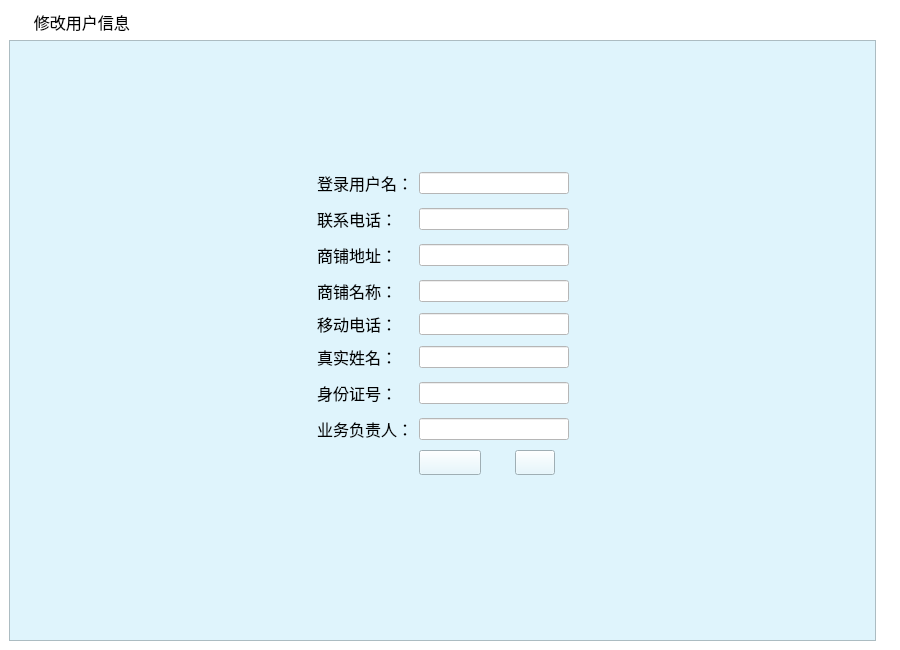
<?xml version="1.0" encoding="UTF-8"?>
<ui version="4.0">
 <class>yhxxxg_ScrollArea</class>
 <widget class="QScrollArea" name="yhxxxg_ScrollArea">
  <property name="geometry">
   <rect>
    <x>0</x>
    <y>0</y>
    <width>900</width>
    <height>650</height>
   </rect>
  </property>
  <property name="windowTitle">
   <string>ScrollArea</string>
  </property>
  <property name="styleSheet">
   <string notr="true">background-color: rgb(255, 255, 255);</string>
  </property>
  <property name="frameShape">
   <enum>QFrame::NoFrame</enum>
  </property>
  <property name="lineWidth">
   <number>0</number>
  </property>
  <property name="widgetResizable">
   <bool>true</bool>
  </property>
  <widget class="QWidget" name="scrollAreaWidgetContents">
   <property name="geometry">
    <rect>
     <x>0</x>
     <y>0</y>
     <width>900</width>
     <height>650</height>
    </rect>
   </property>
   <layout class="QGridLayout" name="gridLayout">
    <item row="0" column="0">
     <widget class="QLabel" name="label">
      <property name="font">
       <font>
        <family>微软雅黑</family>
        <pointsize>12</pointsize>
       </font>
      </property>
      <property name="styleSheet">
       <string notr="true">background-image: url(:/bg/images/mainframe/navigator.png);
background-repeat: no-repeat;</string>
      </property>
      <property name="text">
       <string>      修改用户信息</string>
      </property>
     </widget>
    </item>
    <item row="0" column="1">
     <spacer name="horizontalSpacer">
      <property name="orientation">
       <enum>Qt::Horizontal</enum>
      </property>
      <property name="sizeType">
       <enum>QSizePolicy::Fixed</enum>
      </property>
      <property name="sizeHint" stdset="0">
       <size>
        <width>15</width>
        <height>25</height>
       </size>
      </property>
     </spacer>
    </item>
    <item row="1" column="1">
     <spacer name="horizontalSpacer_2">
      <property name="orientation">
       <enum>Qt::Horizontal</enum>
      </property>
      <property name="sizeType">
       <enum>QSizePolicy::Fixed</enum>
      </property>
      <property name="sizeHint" stdset="0">
       <size>
        <width>15</width>
        <height>500</height>
       </size>
      </property>
     </spacer>
    </item>
    <item row="1" column="0">
     <widget class="QFrame" name="frame">
      <property name="styleSheet">
       <string notr="true">background-color: rgb(223, 244, 252);</string>
      </property>
      <property name="frameShape">
       <enum>QFrame::StyledPanel</enum>
      </property>
      <property name="frameShadow">
       <enum>QFrame::Raised</enum>
      </property>
      <layout class="QGridLayout" name="gridLayout_2">
       <item row="0" column="2">
        <spacer name="verticalSpacer">
         <property name="orientation">
          <enum>Qt::Vertical</enum>
         </property>
         <property name="sizeHint" stdset="0">
          <size>
           <width>20</width>
           <height>74</height>
          </size>
         </property>
        </spacer>
       </item>
       <item row="1" column="0">
        <spacer name="horizontalSpacer_5">
         <property name="orientation">
          <enum>Qt::Horizontal</enum>
         </property>
         <property name="sizeType">
          <enum>QSizePolicy::Fixed</enum>
         </property>
         <property name="sizeHint" stdset="0">
          <size>
           <width>262</width>
           <height>20</height>
          </size>
         </property>
        </spacer>
       </item>
       <item row="1" column="2" colspan="2">
        <spacer name="horizontalSpacer_6">
         <property name="orientation">
          <enum>Qt::Horizontal</enum>
         </property>
         <property name="sizeType">
          <enum>QSizePolicy::Fixed</enum>
         </property>
         <property name="sizeHint" stdset="0">
          <size>
           <width>150</width>
           <height>30</height>
          </size>
         </property>
        </spacer>
       </item>
       <item row="1" column="4">
        <spacer name="horizontalSpacer_7">
         <property name="orientation">
          <enum>Qt::Horizontal</enum>
         </property>
         <property name="sizeHint" stdset="0">
          <size>
           <width>161</width>
           <height>30</height>
          </size>
         </property>
        </spacer>
       </item>
       <item row="2" column="0">
        <spacer name="horizontalSpacer_8">
         <property name="orientation">
          <enum>Qt::Horizontal</enum>
         </property>
         <property name="sizeHint" stdset="0">
          <size>
           <width>273</width>
           <height>30</height>
          </size>
         </property>
        </spacer>
       </item>
       <item row="2" column="1">
        <widget class="QLabel" name="label_25">
         <property name="font">
          <font>
           <family>宋体</family>
           <pointsize>12</pointsize>
          </font>
         </property>
         <property name="text">
          <string>登录用户名：</string>
         </property>
        </widget>
       </item>
       <item row="2" column="2" colspan="2">
        <widget class="QLineEdit" name="txi_LoggingName">
         <property name="minimumSize">
          <size>
           <width>0</width>
           <height>22</height>
          </size>
         </property>
         <property name="maximumSize">
          <size>
           <width>16777215</width>
           <height>22</height>
          </size>
         </property>
         <property name="font">
          <font>
           <family>宋体</family>
           <pointsize>12</pointsize>
          </font>
         </property>
         <property name="styleSheet">
          <string notr="true">background-color: rgb(255, 255, 255);</string>
         </property>
         <property name="readOnly">
          <bool>true</bool>
         </property>
        </widget>
       </item>
       <item row="2" column="4">
        <spacer name="horizontalSpacer_17">
         <property name="orientation">
          <enum>Qt::Horizontal</enum>
         </property>
         <property name="sizeHint" stdset="0">
          <size>
           <width>278</width>
           <height>30</height>
          </size>
         </property>
        </spacer>
       </item>
       <item row="3" column="0">
        <spacer name="horizontalSpacer_9">
         <property name="orientation">
          <enum>Qt::Horizontal</enum>
         </property>
         <property name="sizeHint" stdset="0">
          <size>
           <width>273</width>
           <height>30</height>
          </size>
         </property>
        </spacer>
       </item>
       <item row="3" column="1">
        <widget class="QLabel" name="label_23">
         <property name="font">
          <font>
           <family>宋体</family>
           <pointsize>12</pointsize>
          </font>
         </property>
         <property name="text">
          <string>联系电话：</string>
         </property>
        </widget>
       </item>
       <item row="3" column="2" colspan="2">
        <widget class="QLineEdit" name="txi_phone">
         <property name="minimumSize">
          <size>
           <width>0</width>
           <height>22</height>
          </size>
         </property>
         <property name="maximumSize">
          <size>
           <width>16777215</width>
           <height>22</height>
          </size>
         </property>
         <property name="font">
          <font>
           <family>宋体</family>
           <pointsize>12</pointsize>
          </font>
         </property>
         <property name="styleSheet">
          <string notr="true">background-color: rgb(255, 255, 255);</string>
         </property>
        </widget>
       </item>
       <item row="3" column="4">
        <spacer name="horizontalSpacer_18">
         <property name="orientation">
          <enum>Qt::Horizontal</enum>
         </property>
         <property name="sizeHint" stdset="0">
          <size>
           <width>278</width>
           <height>30</height>
          </size>
         </property>
        </spacer>
       </item>
       <item row="4" column="0">
        <spacer name="horizontalSpacer_10">
         <property name="orientation">
          <enum>Qt::Horizontal</enum>
         </property>
         <property name="sizeHint" stdset="0">
          <size>
           <width>273</width>
           <height>30</height>
          </size>
         </property>
        </spacer>
       </item>
       <item row="4" column="1">
        <widget class="QLabel" name="label_24">
         <property name="font">
          <font>
           <family>宋体</family>
           <pointsize>12</pointsize>
          </font>
         </property>
         <property name="text">
          <string>商铺地址：</string>
         </property>
        </widget>
       </item>
       <item row="4" column="2" colspan="2">
        <widget class="QLineEdit" name="txi_address">
         <property name="minimumSize">
          <size>
           <width>0</width>
           <height>22</height>
          </size>
         </property>
         <property name="maximumSize">
          <size>
           <width>16777215</width>
           <height>22</height>
          </size>
         </property>
         <property name="font">
          <font>
           <family>宋体</family>
           <pointsize>12</pointsize>
          </font>
         </property>
         <property name="styleSheet">
          <string notr="true">background-color: rgb(255, 255, 255);</string>
         </property>
        </widget>
       </item>
       <item row="4" column="4">
        <spacer name="horizontalSpacer_19">
         <property name="orientation">
          <enum>Qt::Horizontal</enum>
         </property>
         <property name="sizeHint" stdset="0">
          <size>
           <width>278</width>
           <height>30</height>
          </size>
         </property>
        </spacer>
       </item>
       <item row="5" column="0">
        <spacer name="horizontalSpacer_11">
         <property name="orientation">
          <enum>Qt::Horizontal</enum>
         </property>
         <property name="sizeHint" stdset="0">
          <size>
           <width>273</width>
           <height>30</height>
          </size>
         </property>
        </spacer>
       </item>
       <item row="5" column="1">
        <widget class="QLabel" name="label_26">
         <property name="font">
          <font>
           <family>宋体</family>
           <pointsize>12</pointsize>
          </font>
         </property>
         <property name="text">
          <string>商铺名称：</string>
         </property>
        </widget>
       </item>
       <item row="5" column="2" colspan="2">
        <widget class="QLineEdit" name="txi_shop_name">
         <property name="minimumSize">
          <size>
           <width>0</width>
           <height>22</height>
          </size>
         </property>
         <property name="maximumSize">
          <size>
           <width>16777215</width>
           <height>22</height>
          </size>
         </property>
         <property name="font">
          <font>
           <family>宋体</family>
           <pointsize>12</pointsize>
          </font>
         </property>
         <property name="styleSheet">
          <string notr="true">background-color: rgb(255, 255, 255);</string>
         </property>
        </widget>
       </item>
       <item row="5" column="4">
        <spacer name="horizontalSpacer_20">
         <property name="orientation">
          <enum>Qt::Horizontal</enum>
         </property>
         <property name="sizeHint" stdset="0">
          <size>
           <width>272</width>
           <height>30</height>
          </size>
         </property>
        </spacer>
       </item>
       <item row="6" column="0">
        <spacer name="horizontalSpacer_12">
         <property name="orientation">
          <enum>Qt::Horizontal</enum>
         </property>
         <property name="sizeHint" stdset="0">
          <size>
           <width>273</width>
           <height>20</height>
          </size>
         </property>
        </spacer>
       </item>
       <item row="6" column="1">
        <widget class="QLabel" name="label_27">
         <property name="font">
          <font>
           <family>宋体</family>
           <pointsize>12</pointsize>
          </font>
         </property>
         <property name="text">
          <string>移动电话：</string>
         </property>
        </widget>
       </item>
       <item row="6" column="2" colspan="2">
        <widget class="QLineEdit" name="txi_mobile_phone">
         <property name="minimumSize">
          <size>
           <width>0</width>
           <height>22</height>
          </size>
         </property>
         <property name="maximumSize">
          <size>
           <width>16777215</width>
           <height>22</height>
          </size>
         </property>
         <property name="font">
          <font>
           <family>宋体</family>
           <pointsize>12</pointsize>
          </font>
         </property>
         <property name="styleSheet">
          <string notr="true">background-color: rgb(255, 255, 255);</string>
         </property>
        </widget>
       </item>
       <item row="6" column="4">
        <spacer name="horizontalSpacer_21">
         <property name="orientation">
          <enum>Qt::Horizontal</enum>
         </property>
         <property name="sizeHint" stdset="0">
          <size>
           <width>278</width>
           <height>20</height>
          </size>
         </property>
        </spacer>
       </item>
       <item row="7" column="0">
        <spacer name="horizontalSpacer_13">
         <property name="orientation">
          <enum>Qt::Horizontal</enum>
         </property>
         <property name="sizeHint" stdset="0">
          <size>
           <width>273</width>
           <height>30</height>
          </size>
         </property>
        </spacer>
       </item>
       <item row="7" column="1">
        <widget class="QLabel" name="label_28">
         <property name="font">
          <font>
           <family>宋体</family>
           <pointsize>12</pointsize>
          </font>
         </property>
         <property name="text">
          <string>真实姓名：</string>
         </property>
        </widget>
       </item>
       <item row="7" column="2" colspan="2">
        <widget class="QLineEdit" name="txi_real_name">
         <property name="minimumSize">
          <size>
           <width>0</width>
           <height>22</height>
          </size>
         </property>
         <property name="maximumSize">
          <size>
           <width>16777215</width>
           <height>22</height>
          </size>
         </property>
         <property name="font">
          <font>
           <family>宋体</family>
           <pointsize>12</pointsize>
          </font>
         </property>
         <property name="styleSheet">
          <string notr="true">background-color: rgb(255, 255, 255);</string>
         </property>
        </widget>
       </item>
       <item row="7" column="4">
        <spacer name="horizontalSpacer_22">
         <property name="orientation">
          <enum>Qt::Horizontal</enum>
         </property>
         <property name="sizeHint" stdset="0">
          <size>
           <width>272</width>
           <height>30</height>
          </size>
         </property>
        </spacer>
       </item>
       <item row="8" column="0">
        <spacer name="horizontalSpacer_14">
         <property name="orientation">
          <enum>Qt::Horizontal</enum>
         </property>
         <property name="sizeHint" stdset="0">
          <size>
           <width>273</width>
           <height>30</height>
          </size>
         </property>
        </spacer>
       </item>
       <item row="8" column="1">
        <widget class="QLabel" name="label_30">
         <property name="font">
          <font>
           <family>宋体</family>
           <pointsize>12</pointsize>
          </font>
         </property>
         <property name="text">
          <string>身份证号：</string>
         </property>
        </widget>
       </item>
       <item row="8" column="2" colspan="2">
        <widget class="QLineEdit" name="txi_identify_no">
         <property name="minimumSize">
          <size>
           <width>0</width>
           <height>22</height>
          </size>
         </property>
         <property name="maximumSize">
          <size>
           <width>16777215</width>
           <height>22</height>
          </size>
         </property>
         <property name="font">
          <font>
           <family>宋体</family>
           <pointsize>12</pointsize>
          </font>
         </property>
         <property name="styleSheet">
          <string notr="true">background-color: rgb(255, 255, 255);</string>
         </property>
        </widget>
       </item>
       <item row="8" column="4">
        <spacer name="horizontalSpacer_23">
         <property name="orientation">
          <enum>Qt::Horizontal</enum>
         </property>
         <property name="sizeHint" stdset="0">
          <size>
           <width>272</width>
           <height>30</height>
          </size>
         </property>
        </spacer>
       </item>
       <item row="9" column="0">
        <spacer name="horizontalSpacer_15">
         <property name="orientation">
          <enum>Qt::Horizontal</enum>
         </property>
         <property name="sizeHint" stdset="0">
          <size>
           <width>273</width>
           <height>30</height>
          </size>
         </property>
        </spacer>
       </item>
       <item row="9" column="1">
        <widget class="QLabel" name="label_29">
         <property name="font">
          <font>
           <family>宋体</family>
           <pointsize>12</pointsize>
          </font>
         </property>
         <property name="text">
          <string>业务负责人：</string>
         </property>
        </widget>
       </item>
       <item row="9" column="2" colspan="2">
        <widget class="QLineEdit" name="txi_worker_name">
         <property name="minimumSize">
          <size>
           <width>0</width>
           <height>22</height>
          </size>
         </property>
         <property name="maximumSize">
          <size>
           <width>16777215</width>
           <height>22</height>
          </size>
         </property>
         <property name="font">
          <font>
           <family>宋体</family>
           <pointsize>12</pointsize>
          </font>
         </property>
         <property name="styleSheet">
          <string notr="true">background-color: rgb(255, 255, 255);</string>
         </property>
        </widget>
       </item>
       <item row="9" column="4">
        <spacer name="horizontalSpacer_24">
         <property name="orientation">
          <enum>Qt::Horizontal</enum>
         </property>
         <property name="sizeHint" stdset="0">
          <size>
           <width>272</width>
           <height>30</height>
          </size>
         </property>
        </spacer>
       </item>
       <item row="10" column="0">
        <spacer name="horizontalSpacer_16">
         <property name="orientation">
          <enum>Qt::Horizontal</enum>
         </property>
         <property name="sizeHint" stdset="0">
          <size>
           <width>273</width>
           <height>22</height>
          </size>
         </property>
        </spacer>
       </item>
       <item row="10" column="2">
        <widget class="QPushButton" name="btnSubmit">
         <property name="minimumSize">
          <size>
           <width>62</width>
           <height>25</height>
          </size>
         </property>
         <property name="maximumSize">
          <size>
           <width>62</width>
           <height>25</height>
          </size>
         </property>
         <property name="font">
          <font>
           <family>宋体</family>
           <pointsize>14</pointsize>
          </font>
         </property>
         <property name="styleSheet">
          <string notr="true">background-image: url(:/btn/images/mainframe/btn_qrxg.png);</string>
         </property>
         <property name="text">
          <string/>
         </property>
        </widget>
       </item>
       <item row="10" column="3">
        <widget class="QPushButton" name="btnReset">
         <property name="minimumSize">
          <size>
           <width>40</width>
           <height>25</height>
          </size>
         </property>
         <property name="maximumSize">
          <size>
           <width>40</width>
           <height>25</height>
          </size>
         </property>
         <property name="font">
          <font>
           <family>宋体</family>
           <pointsize>14</pointsize>
          </font>
         </property>
         <property name="styleSheet">
          <string notr="true">background-image: url(:/btn/images/mainframe/btn_cz.png);</string>
         </property>
         <property name="text">
          <string/>
         </property>
        </widget>
       </item>
       <item row="10" column="4">
        <spacer name="horizontalSpacer_25">
         <property name="orientation">
          <enum>Qt::Horizontal</enum>
         </property>
         <property name="sizeHint" stdset="0">
          <size>
           <width>272</width>
           <height>22</height>
          </size>
         </property>
        </spacer>
       </item>
       <item row="11" column="0">
        <spacer name="horizontalSpacer_26">
         <property name="orientation">
          <enum>Qt::Horizontal</enum>
         </property>
         <property name="sizeHint" stdset="0">
          <size>
           <width>273</width>
           <height>69</height>
          </size>
         </property>
        </spacer>
       </item>
       <item row="11" column="2" colspan="2">
        <spacer name="horizontalSpacer_27">
         <property name="orientation">
          <enum>Qt::Horizontal</enum>
         </property>
         <property name="sizeHint" stdset="0">
          <size>
           <width>155</width>
           <height>69</height>
          </size>
         </property>
        </spacer>
       </item>
       <item row="11" column="4">
        <spacer name="horizontalSpacer_28">
         <property name="orientation">
          <enum>Qt::Horizontal</enum>
         </property>
         <property name="sizeHint" stdset="0">
          <size>
           <width>272</width>
           <height>69</height>
          </size>
         </property>
        </spacer>
       </item>
       <item row="12" column="2">
        <spacer name="verticalSpacer_2">
         <property name="orientation">
          <enum>Qt::Vertical</enum>
         </property>
         <property name="sizeHint" stdset="0">
          <size>
           <width>20</width>
           <height>73</height>
          </size>
         </property>
        </spacer>
       </item>
      </layout>
     </widget>
    </item>
   </layout>
  </widget>
 </widget>
 <resources/>
 <connections/>
</ui>
